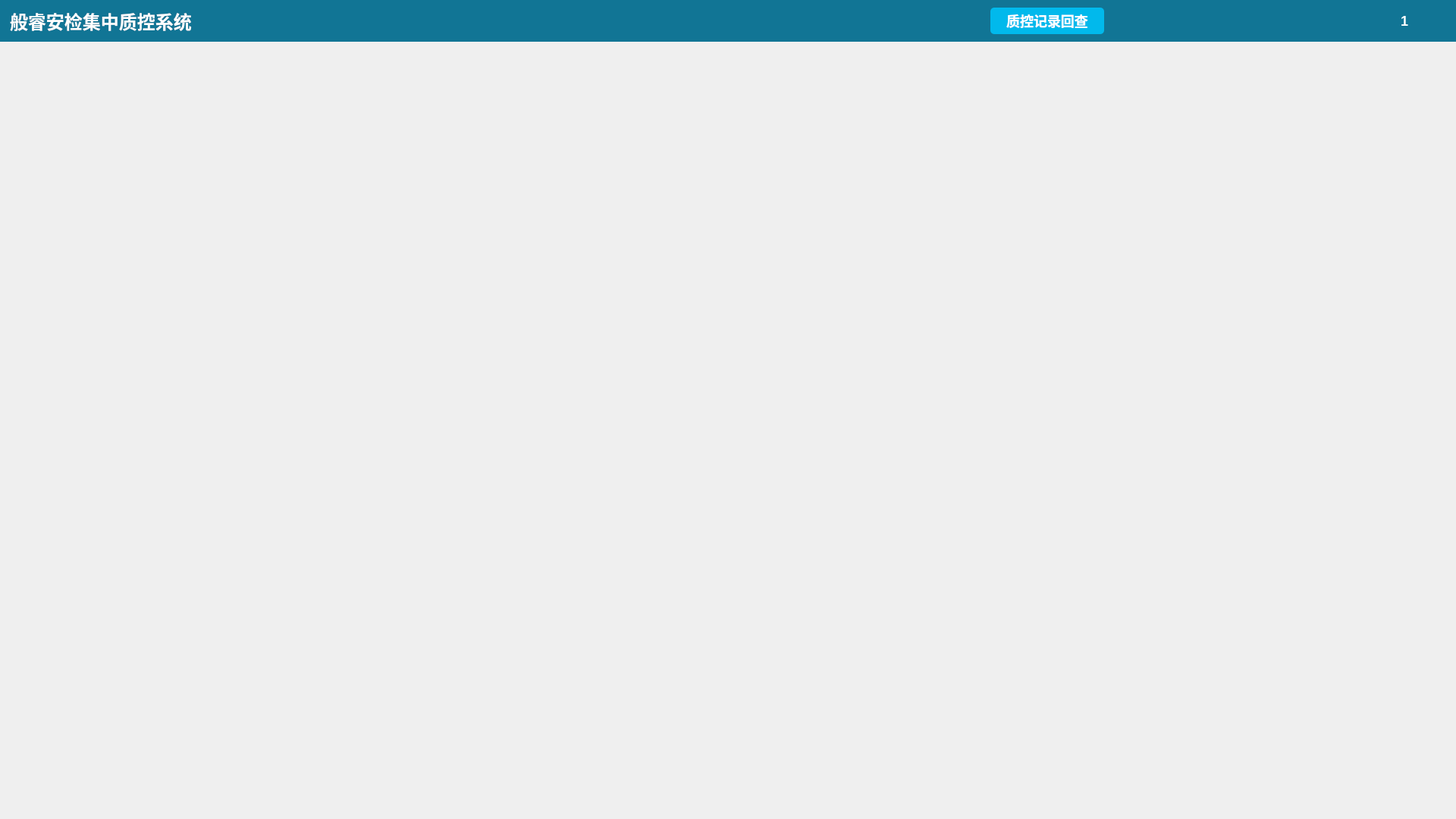
<?xml version="1.0" encoding="UTF-8"?>
<ui version="4.0">
 <class>Form</class>
 <widget class="QWidget" name="Form">
  <property name="geometry">
   <rect>
    <x>0</x>
    <y>0</y>
    <width>1920</width>
    <height>1080</height>
   </rect>
  </property>
  <property name="sizePolicy">
   <sizepolicy hsizetype="Fixed" vsizetype="Fixed">
    <horstretch>0</horstretch>
    <verstretch>0</verstretch>
   </sizepolicy>
  </property>
  <property name="minimumSize">
   <size>
    <width>1920</width>
    <height>1080</height>
   </size>
  </property>
  <property name="maximumSize">
   <size>
    <width>1920</width>
    <height>1080</height>
   </size>
  </property>
  <property name="windowTitle">
   <string>Form</string>
  </property>
  <property name="styleSheet">
   <string notr="true">QWidget#titleWidget
{
	background:rgb(17, 117, 149);
}

QLabel#titleLabel
{
	font-size:24px;
	font-family:&quot;Microsoft YaHei&quot;;
	color:white;
	font-weight:bold;
}

QLabel#userNameLabel
{
	font-size:18px;
	font-family:&quot;Microsoft YaHei&quot;;
	color:white;
	font-weight:bold;
}
QPushButton#historyButton
{
	background-color:rgb(1, 185, 236);
	font-family:&quot;Microsoft YaHei&quot;;
	font-weight:bold;
    border-radius: 5px;
	color:white;
	font-size:18px;

}

QPushButton#loginoutButton
{
	border:0px;
	background-color:transparent;
	color:transparent;

}</string>
  </property>
  <layout class="QVBoxLayout" name="verticalLayout">
   <property name="spacing">
    <number>0</number>
   </property>
   <property name="leftMargin">
    <number>0</number>
   </property>
   <property name="topMargin">
    <number>0</number>
   </property>
   <property name="rightMargin">
    <number>0</number>
   </property>
   <property name="bottomMargin">
    <number>0</number>
   </property>
   <item>
    <widget class="QWidget" name="titleWidget" native="true">
     <property name="sizePolicy">
      <sizepolicy hsizetype="Preferred" vsizetype="Maximum">
       <horstretch>0</horstretch>
       <verstretch>0</verstretch>
      </sizepolicy>
     </property>
     <property name="minimumSize">
      <size>
       <width>0</width>
       <height>55</height>
      </size>
     </property>
     <property name="maximumSize">
      <size>
       <width>16777215</width>
       <height>55</height>
      </size>
     </property>
     <layout class="QHBoxLayout" name="horizontalLayout">
      <property name="leftMargin">
       <number>0</number>
      </property>
      <property name="topMargin">
       <number>0</number>
      </property>
      <property name="rightMargin">
       <number>0</number>
      </property>
      <property name="bottomMargin">
       <number>0</number>
      </property>
      <item>
       <widget class="QLabel" name="label">
        <property name="text">
         <string/>
        </property>
        <property name="pixmap">
         <pixmap resource="rc.qrc">:/Images/logo.png</pixmap>
        </property>
        <property name="scaledContents">
         <bool>true</bool>
        </property>
        <property name="margin">
         <number>1</number>
        </property>
       </widget>
      </item>
      <item>
       <widget class="QLabel" name="titleLabel">
        <property name="text">
         <string>般睿安检集中质控系统</string>
        </property>
       </widget>
      </item>
      <item>
       <spacer name="horizontalSpacer">
        <property name="orientation">
         <enum>Qt::Horizontal</enum>
        </property>
        <property name="sizeHint" stdset="0">
         <size>
          <width>1047</width>
          <height>20</height>
         </size>
        </property>
       </spacer>
      </item>
      <item>
       <widget class="QPushButton" name="historyButton">
        <property name="sizePolicy">
         <sizepolicy hsizetype="Maximum" vsizetype="Maximum">
          <horstretch>0</horstretch>
          <verstretch>0</verstretch>
         </sizepolicy>
        </property>
        <property name="minimumSize">
         <size>
          <width>150</width>
          <height>35</height>
         </size>
        </property>
        <property name="maximumSize">
         <size>
          <width>150</width>
          <height>35</height>
         </size>
        </property>
        <property name="text">
         <string>质控记录回查</string>
        </property>
       </widget>
      </item>
      <item>
       <spacer name="horizontalSpacer_2">
        <property name="orientation">
         <enum>Qt::Horizontal</enum>
        </property>
        <property name="sizeHint" stdset="0">
         <size>
          <width>40</width>
          <height>20</height>
         </size>
        </property>
       </spacer>
      </item>
      <item>
       <widget class="QLabel" name="userIcon">
        <property name="text">
         <string/>
        </property>
        <property name="pixmap">
         <pixmap resource="rc.qrc">:/Images/user_icon.png</pixmap>
        </property>
        <property name="scaledContents">
         <bool>false</bool>
        </property>
       </widget>
      </item>
      <item>
       <widget class="QLabel" name="userNameLabel">
        <property name="text">
         <string>1</string>
        </property>
       </widget>
      </item>
      <item>
       <spacer name="horizontalSpacer_3">
        <property name="orientation">
         <enum>Qt::Horizontal</enum>
        </property>
        <property name="sizeType">
         <enum>QSizePolicy::Maximum</enum>
        </property>
        <property name="sizeHint" stdset="0">
         <size>
          <width>20</width>
          <height>20</height>
         </size>
        </property>
       </spacer>
      </item>
      <item>
       <widget class="QPushButton" name="loginoutButton">
        <property name="sizePolicy">
         <sizepolicy hsizetype="Minimum" vsizetype="Fixed">
          <horstretch>0</horstretch>
          <verstretch>0</verstretch>
         </sizepolicy>
        </property>
        <property name="minimumSize">
         <size>
          <width>37</width>
          <height>32</height>
         </size>
        </property>
        <property name="text">
         <string/>
        </property>
        <property name="icon">
         <iconset resource="rc.qrc">
          <normaloff>:/Images/exit.png</normaloff>:/Images/exit.png</iconset>
        </property>
        <property name="iconSize">
         <size>
          <width>37</width>
          <height>32</height>
         </size>
        </property>
       </widget>
      </item>
     </layout>
    </widget>
   </item>
   <item>
    <widget class="QWidget" name="widget_2" native="true"/>
   </item>
   <item>
    <widget class="QWidget" name="widget_3" native="true">
     <property name="sizePolicy">
      <sizepolicy hsizetype="Preferred" vsizetype="Maximum">
       <horstretch>0</horstretch>
       <verstretch>0</verstretch>
      </sizepolicy>
     </property>
     <property name="minimumSize">
      <size>
       <width>0</width>
       <height>175</height>
      </size>
     </property>
     <property name="maximumSize">
      <size>
       <width>16777215</width>
       <height>175</height>
      </size>
     </property>
    </widget>
   </item>
  </layout>
 </widget>
 <resources>
  <include location="rc.qrc"/>
 </resources>
 <connections/>
</ui>
